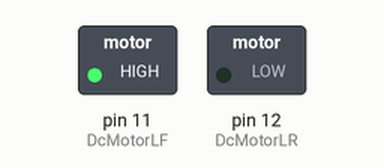
Simulated run of this program. Board: Raspberry Pi (header pin numbers). Parts: switched loads named in the program (green lamp = pin HIGH).

Above: at 0.1 s.
Timing chart, 0 to 1.6 s (numbered marks = the images above):
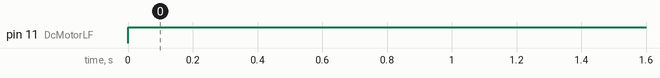

The program:

MotorTest.py
```python
import RPi.GPIO as GPIO
import time

GPIO.setmode(GPIO.BOARD)

DcMotorLF = 11
DcMotorLR = 12

GPIO.setup(DcMotorLF, GPIO.OUT)
GPIO.setup(DcMotorLR, GPIO.OUT)

while True:
    GPIO.output(DcMotorLF, GPIO.HIGH)
    #GPIO.output(DcMotorLR, GPIO.LOW)

    #time.sleep(0.5)

    #GPIO.output(DcMotorLF, GPIO.LOW)
    #GPIO.output(DcMotorLR, GPIO.HIGH)

    #time.sleep(0.5)
```

Measured:
- by itself, pin 11 (DcMotorLF): LOW → HIGH at 0.00 s
